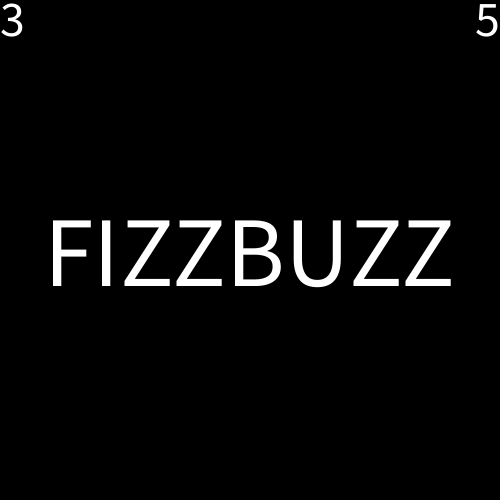
Frame 1 (no input)
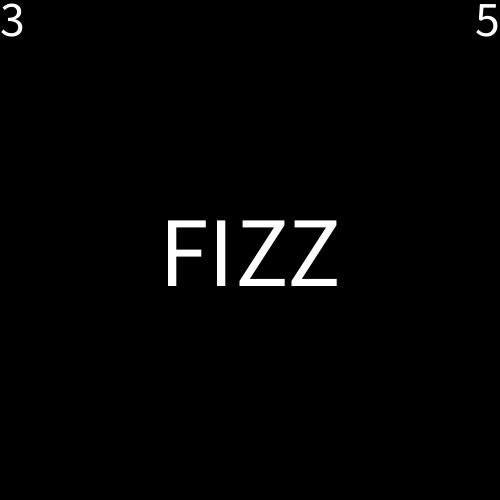
Frame 60 (the mouse pressed at the canvas centre just before this capture)
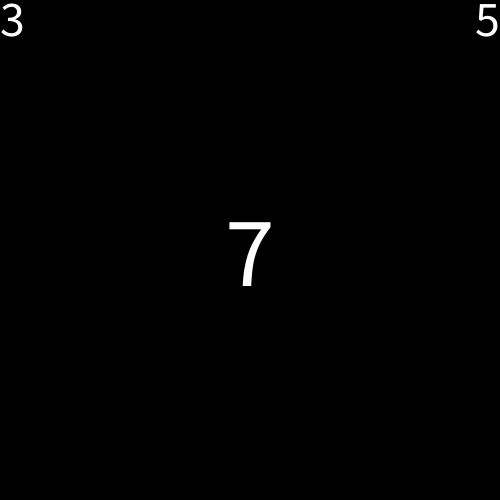
Frame 120 (the mouse held since frame 60 and released just before this capture)

The Processing sketch that drew these frames (run headless with seeded random() and noise(); from frame 60 on, the mouse is pressed at the canvas centre):

// Processing sketch: w10_fizzBuzz_keys
// ── w10_fizzBuzz_keys.pde
int INFO_TEXT_SIZE = 50;
int TEXT_SIZE = 100;

int fizz;
int buzz;
int count;
boolean play;
int speed;

void setup() {
  size(500, 500);
  textSize(TEXT_SIZE);
  textAlign(CENTER, CENTER);
  frameRate(30);

  fizz = 3;
  buzz = 5;
  count = 0;
  play = true;
  speed = 15;
  text(count, width/2, height/2);
}//setup


void draw() {
  background(0);
  showNums();
  if (count % (fizz * buzz) == 0) {
    text("FIZZBUZZ", width/2, height/2);
  }//fizzbuzz
  else if (count % fizz == 0) {
    text("FIZZ", width/2, height/2);
  }//fizz
  else if (count % buzz == 0) {
    text("BUZZ", width/2, height/2);
  }//buzz
  else {
    text(count, width/2, height/2);
  }

  if (play && frameCount % speed == 0) {
    count++;
  }//incriment

}//draw

void keyPressed() {
  if (key == 'r') {
    count = 0;
  }//reset
  else if (key == ' ' ) {
    play = !play;
  }//play/pause
  else if (key >= '1' && key <= '9') {
    fizz = key - '0';
  }
  else if (keyCode == UP) {
    speed--;
    if (speed < 1) {
      speed = 1;
    }
  }
  else if (keyCode == DOWN) {
    speed++;
  }
}//keyPressed


void showNums() {
  textSize(INFO_TEXT_SIZE);
  textAlign(LEFT, TOP);
  text(fizz, 0, 0);
  textAlign(RIGHT, TOP);
  text(buzz, width, 0);
  textSize(TEXT_SIZE);
  textAlign(CENTER, CENTER);
}//showNums
